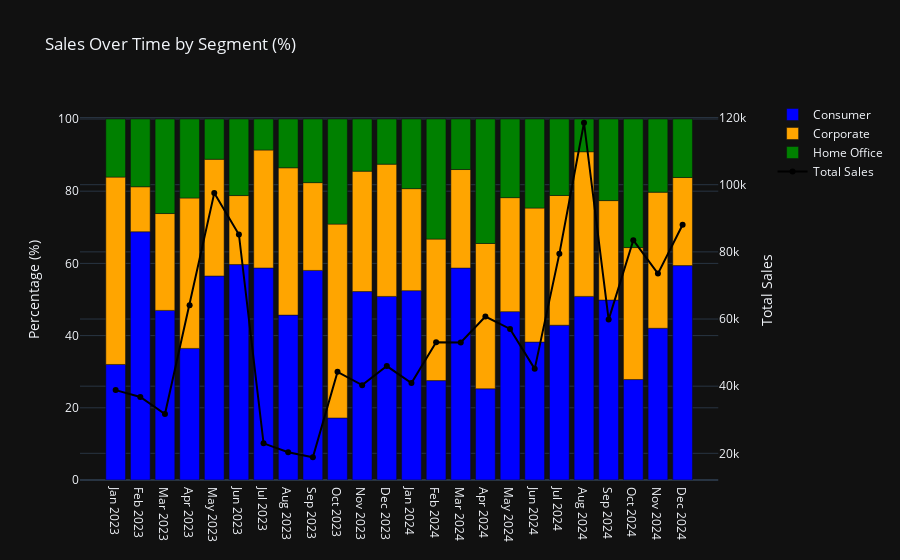

The cell this chart's notebook holds for it:
### Code cell
# Group by 'Order Month Year', 'Order Month', 'Order Year', 'Segment' and sum sales
sales_over_time_bysegment = df_to_chart.groupby(
    ['Order Month Year', 'Order Month', 'Order Year', 'Segment']
)['Sales'].sum().reset_index()

# Define the order of months
cats = ['Jan', 'Feb', 'Mar', 'Apr', 'May', 'Jun', 'Jul', 'Aug', 'Sep', 'Oct', 'Nov', 'Dec']
sales_over_time_bysegment['Order Month'] = pd.Categorical(
    sales_over_time_bysegment['Order Month'],
    categories=cats,
    ordered=True
)

# Sort the dataframe by 'Order Year' and 'Order Month'
sales_over_time_bysegment = sales_over_time_bysegment.sort_values(by=['Order Year', 'Order Month'])

# Calculate total sales by 'Order Month Year'
total_sales_by_month = sales_over_time_bysegment.groupby('Order Month Year')['Sales'].sum().reset_index()
total_sales_by_month.rename(columns={'Sales': 'Total Sales'}, inplace=True)

# Merge total sales back into the main dataframe
sales_over_time_bysegment = sales_over_time_bysegment.merge(total_sales_by_month, on='Order Month Year')
sales_over_time_bysegment['Percentage'] = (sales_over_time_bysegment['Sales'] / sales_over_time_bysegment['Total Sales']) * 100
# Create the subplot with secondary y-axis
fig = make_subplots(specs=[[{"secondary_y": True}]])

# Create separate bar traces for each segment
segments = sales_over_time_bysegment['Segment'].unique()
colors = ['blue', 'orange', 'green', 'red']  # Define colors for each segment

for i, segment in enumerate(segments):
    segment_data = sales_over_time_bysegment[sales_over_time_bysegment['Segment'] == segment]
    fig.add_trace(
        go.Bar(
            x=segment_data['Order Month Year'],
            y=segment_data['Percentage'],
            name=f'{segment}',
            marker=dict(color=colors[i % len(colors)])
        ),
        secondary_y=False  # Assign to primary y-axis
    )

# Add a line for total sales (for reference)
fig.add_trace(
    go.Scatter(
        x=sales_over_time_bysegment['Order Month Year'].unique(),
        y=total_sales_by_month['Total Sales'],
        mode='lines+markers',
        name='Total Sales',
        line=dict(color='black', width=2)
    ),
    secondary_y=True  # Assign to secondary y-axis
)

# Update layout
fig.update_layout(
    title='Sales Over Time by Segment (%)',
    yaxis_title='Percentage (%)',
    yaxis2_title='Total Sales',
    barmode='relative'
)

fig.show()

### Figure 1 — Plotly figure (JSON) as saved in the notebook; plotly's stock layout.template omitted (floating-point values rounded to 4 significant figures)
{"data": [{"marker": {"color": "blue"}, "name": "Consumer", "x": ["Jan 2023", "Feb 2023", "Mar 2023", "Apr 2023", "May 2023", "Jun 2023", "Jul 2023", "Aug 2023", "Sep 2023", "Oct 2023", "Nov 2023", "Dec 2023", "Jan 2024", "Feb 2024", "Mar 2024", "Apr 2024", "May 2024", "Jun 2024", "Jul 2024", "Aug 2024", "Sep 2024", "Oct 2024", "Nov 2024", "Dec 2024"], "y": [32.01, 68.76, 46.99, 36.45, 56.5, 59.68, 58.73, 45.68, 58.06, 17.18, 52.2, 50.85, 52.45, 27.53, 58.71, 25.27, 46.64, 38.21, 42.87, 50.86, 49.84, 27.82, 42.03, 59.39], "type": "bar", "xaxis": "x", "yaxis": "y"}, {"marker": {"color": "orange"}, "name": "Corporate", "x": ["Jan 2023", "Feb 2023", "Mar 2023", "Apr 2023", "May 2023", "Jun 2023", "Jul 2023", "Aug 2023", "Sep 2023", "Oct 2023", "Nov 2023", "Dec 2023", "Jan 2024", "Feb 2024", "Mar 2024", "Apr 2024", "May 2024", "Jun 2024", "Jul 2024", "Aug 2024", "Sep 2024", "Oct 2024", "Nov 2024", "Dec 2024"], "y": [51.9, 12.48, 26.83, 41.66, 32.35, 19.12, 32.68, 40.81, 24.31, 53.7, 33.36, 36.64, 28.26, 39.21, 27.29, 40.25, 31.58, 37.12, 35.93, 40.07, 27.55, 36.57, 37.69, 24.4], "type": "bar", "xaxis": "x", "yaxis": "y"}, {"marker": {"color": "green"}, "name": "Home Office", "x": ["Jan 2023", "Feb 2023", "Mar 2023", "Apr 2023", "May 2023", "Jun 2023", "Jul 2023", "Aug 2023", "Sep 2023", "Oct 2023", "Nov 2023", "Dec 2023", "Jan 2024", "Feb 2024", "Mar 2024", "Apr 2024", "May 2024", "Jun 2024", "Jul 2024", "Aug 2024", "Sep 2024", "Oct 2024", "Nov 2024", "Dec 2024"], "y": [16.09, 18.76, 26.19, 21.88, 11.15, 21.21, 8.588, 13.51, 17.63, 29.12, 14.44, 12.5, 19.29, 33.26, 14.0, 34.49, 21.78, 24.67, 21.19, 9.065, 22.6, 35.61, 20.27, 16.21], "type": "bar", "xaxis": "x", "yaxis": "y"}, {"line": {"color": "black", "width": 2}, "mode": "lines+markers", "name": "Total Sales", "x": ["Jan 2023", "Feb 2023", "Mar 2023", "Apr 2023", "May 2023", "Jun 2023", "Jul 2023", "Aug 2023", "Sep 2023", "Oct 2023", "Nov 2023", "Dec 2023", "Jan 2024", "Feb 2024", "Mar 2024", "Apr 2024", "May 2024", "Jun 2024", "Jul 2024", "Aug 2024", "Sep 2024", "Oct 2024", "Nov 2024", "Dec 2024"], "y": [38830.0, 36780.0, 31720.0, 64130.0, 97500.0, 85180.0, 22980.0, 20300.0, 18830.0, 44260.0, 40300.0, 45990.0, 40940.0, 53060.0, 53030.0, 60730.0, 57040.0, 45160.0, 79410.0, 118500.0, 59830.0, 83470.0, 73520.0, 88060.0], "type": "scatter", "xaxis": "x", "yaxis": "y2"}], "layout": {"xaxis": {"anchor": "y", "domain": [0.0, 0.94]}, "yaxis": {"anchor": "x", "domain": [0.0, 1.0], "title": {"text": "Percentage (%)"}}, "yaxis2": {"anchor": "x", "overlaying": "y", "side": "right", "title": {"text": "Total Sales"}}, "title": {"text": "Sales Over Time by Segment (%)"}, "barmode": "relative"}}
